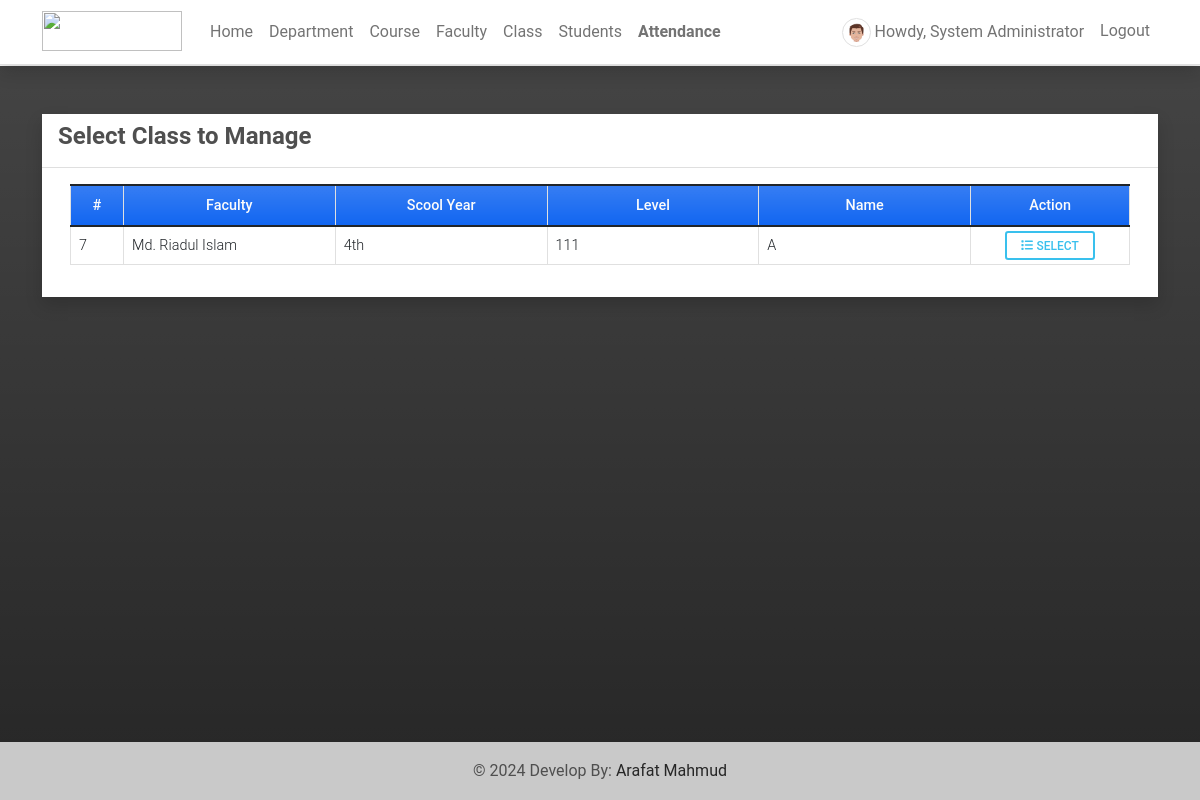
Before: /attendance_class (signed in) with the older database file.
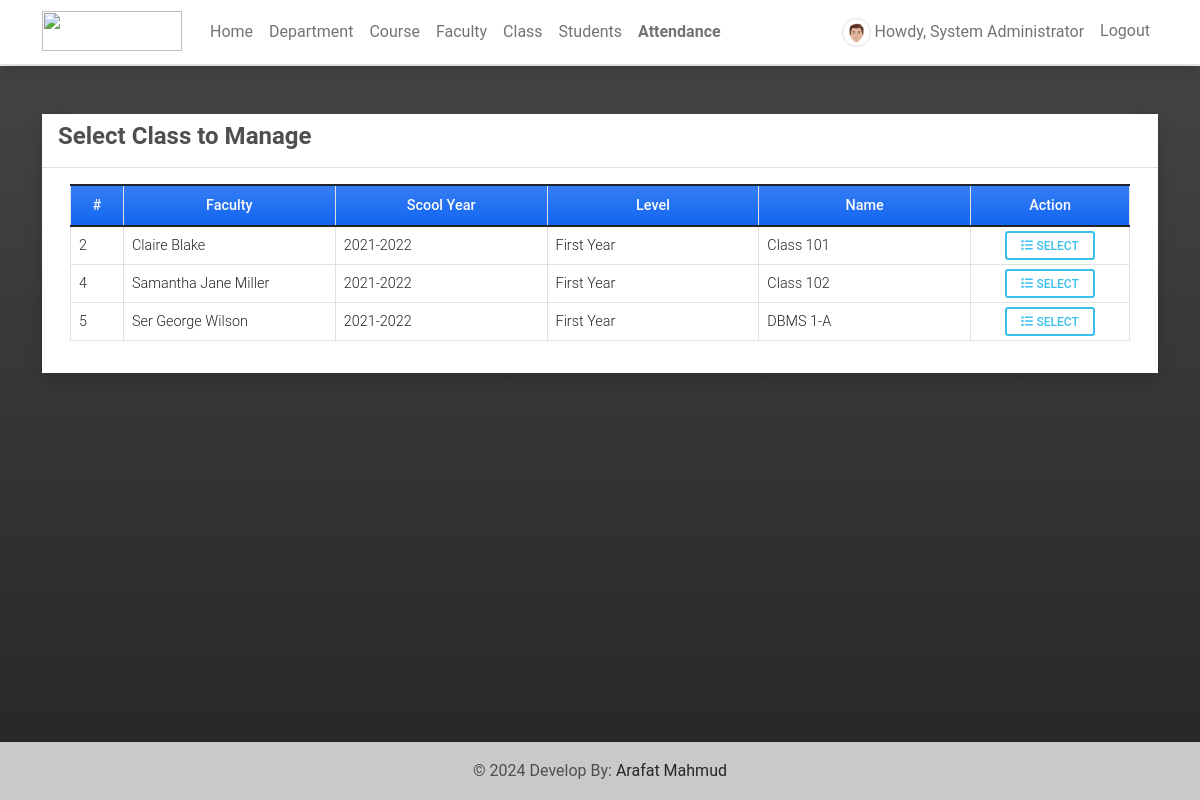
After: the same page with the newer database file.
### attendance/models.py (models this page shows, shortened)
class Class(models.Model):
    assigned_faculty = models.ForeignKey(UserProfile, on_delete=models.CASCADE)
    school_year = models.CharField(max_length=250)
    level = models.CharField(max_length=250)
    name = models.CharField(max_length=250)

class UserProfile(models.Model):
    user = models.OneToOneField(User, on_delete=models.CASCADE,related_name='profile')
    contact = models.CharField(max_length=250)
    dob = models.DateField(blank=True, null = True)
    address = models.TextField(blank=True, null = True)
    avatar = models.ImageField(blank=True, null = True, upload_to= 'images/')
    user_type = models.IntegerField(default = 2)
    gender = models.CharField(max_length=100, choices=[('Male','Male'),('Female','Female')], blank=True, null= True)
    department = models.ForeignKey(Department, on_delete=models.CASCADE, blank= True, null = True)

### attendance/views.py (the view)
# urls.py: path('attendance_class',views.attendance_class,name='attendance-class'),
@login_required
def attendance_class(request):
    if request.user.profile.user_type == 1:
        classes = Class.objects.all()
    else:
        classes = Class.objects.filter(assigned_faculty = request.user.profile).all()
    context['page_title'] = "Attendance Management"
    context['classes'] = classes
    return render(request, 'attendance_class.html',context)

### attendance/templates/attendance_class.html (shortened to what this page needs)
{% extends 'base.html' %} {% block pageContent %}
<div class="col-lg-12 col-md-12 col-sm-12 col-xs-12">
    <div class="card card-default rounded-0 shadow ">
        <div class="card-header">
            <div class="d-flex w-100 align-items-center justify-content-between">
                <h4 class="card-title fw-bold">Select Class to Manage</h4>
            </div>
        </div>
        <div class="card-body">
            <div class="container-fluid">
                <table class="table table-bordered" id="class-list">
                    <colgroup>
                        <col width="5%">
                        <col width="20%">
                        <col width="20%">
                        <col width="20%">
                        <col width="20%">
                        <col width="15%">
                    </colgroup>
                    <thead>
                        <tr class="bg-gradient bg-primary bg-opacity-50 text-light">
                            <th class="px-2 py-2 text-center">#</th>
                            <th class="px-2 py-2 text-center">Faculty</th>
                            <th class="px-2 py-2 text-center">Scool Year</th>
                            <th class="px-2 py-2 text-center">Level</th>
                            <th class="px-2 py-2 text-center">Name</th>
                            <th class="px-2 py-2 text-center">Action</th>
                        </tr>
                    </thead>
                    <tbody>
                        {% for class in classes %}
                        <tr>
                            <td class="px-2 py-1 align-middle">{{ class.id }}</td>
                            <td class="px-2 py-1 align-middle">{{ class.assigned_faculty.user.first_name }} {{ class.assigned_faculty.user.last_name }}</td>
                            <td class="px-2 py-1 align-middle">{{ class.school_year }}</td>
                            <td class="px-2 py-1 align-middle">{{ class.level }}</td>
                            <td class="px-2 py-1 align-middle">{{ class.name }}</td>
                            <td class="px-2 py-1 align-middle text-center">
                                <a class="btn btn-outline-info btn-sm" href="{% url 'attendance-page' class.pk %}" title="View">
                                    <i class="fa fa-list"></i> Select
                                </a>
                            </td>
                        </tr>
                        {% endfor %}
                    </tbody>
                </table>
            </div>
        </div>
    </div>
</div>
{% endblock pageContent %}

Changed rows visible on the page:
removed Class: id "7", assigned_faculty.user.first_name "Md. Riadul", assigned_faculty.user.last_name "Islam", school_year "4th", level "111", name "A"
added Class: id "2", assigned_faculty.user.first_name "Claire", assigned_faculty.user.last_name "Blake", school_year "2021-2022", level "First Year", name "Class 101"
added Class: id "4", assigned_faculty.user.first_name "Samantha Jane", assigned_faculty.user.last_name "Miller", school_year "2021-2022", level "First Year", name "Class 102"
added Class: id "5", assigned_faculty.user.first_name "Ser George", assigned_faculty.user.last_name "Wilson", school_year "2021-2022", level "First Year", name "DBMS 1-A"
